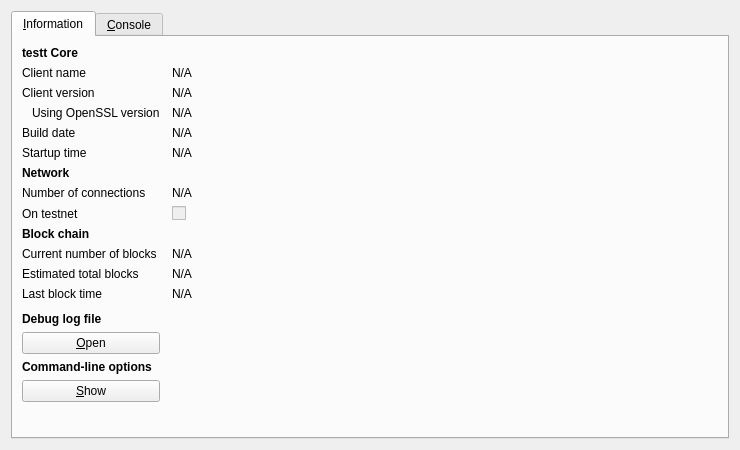
<?xml version="1.0" encoding="UTF-8"?>
<ui version="4.0">
 <class>RPCConsole</class>
 <widget class="QDialog" name="RPCConsole">
  <property name="geometry">
   <rect>
    <x>0</x>
    <y>0</y>
    <width>740</width>
    <height>450</height>
   </rect>
  </property>
  <property name="windowTitle">
   <string>testt - Debug window</string>
  </property>
  <layout class="QVBoxLayout" name="verticalLayout_2">
   <item>
    <widget class="QTabWidget" name="tabWidget">
     <property name="currentIndex">
      <number>0</number>
     </property>
     <widget class="QWidget" name="tab_info">
      <attribute name="title">
       <string>&amp;Information</string>
      </attribute>
      <layout class="QGridLayout" name="gridLayout" columnstretch="0,1">
       <property name="horizontalSpacing">
        <number>12</number>
       </property>
       <item row="0" column="0">
        <widget class="QLabel" name="label_9">
         <property name="font">
          <font>
           <weight>75</weight>
           <bold>true</bold>
          </font>
         </property>
         <property name="text">
          <string>testt Core</string>
         </property>
        </widget>
       </item>
       <item row="1" column="0">
        <widget class="QLabel" name="label_5">
         <property name="text">
          <string>Client name</string>
         </property>
        </widget>
       </item>
       <item row="1" column="1">
        <widget class="QLabel" name="clientName">
         <property name="cursor">
          <cursorShape>IBeamCursor</cursorShape>
         </property>
         <property name="text">
          <string>N/A</string>
         </property>
         <property name="textFormat">
          <enum>Qt::PlainText</enum>
         </property>
         <property name="textInteractionFlags">
          <set>Qt::LinksAccessibleByMouse|Qt::TextSelectableByKeyboard|Qt::TextSelectableByMouse</set>
         </property>
        </widget>
       </item>
       <item row="2" column="0">
        <widget class="QLabel" name="label_6">
         <property name="text">
          <string>Client version</string>
         </property>
        </widget>
       </item>
       <item row="2" column="1">
        <widget class="QLabel" name="clientVersion">
         <property name="cursor">
          <cursorShape>IBeamCursor</cursorShape>
         </property>
         <property name="text">
          <string>N/A</string>
         </property>
         <property name="textFormat">
          <enum>Qt::PlainText</enum>
         </property>
         <property name="textInteractionFlags">
          <set>Qt::LinksAccessibleByMouse|Qt::TextSelectableByKeyboard|Qt::TextSelectableByMouse</set>
         </property>
        </widget>
       </item>
       <item row="3" column="0">
        <widget class="QLabel" name="label_14">
         <property name="text">
          <string>Using OpenSSL version</string>
         </property>
         <property name="indent">
          <number>10</number>
         </property>
        </widget>
       </item>
       <item row="3" column="1">
        <widget class="QLabel" name="openSSLVersion">
         <property name="cursor">
          <cursorShape>IBeamCursor</cursorShape>
         </property>
         <property name="text">
          <string>N/A</string>
         </property>
         <property name="textFormat">
          <enum>Qt::PlainText</enum>
         </property>
         <property name="textInteractionFlags">
          <set>Qt::LinksAccessibleByMouse|Qt::TextSelectableByKeyboard|Qt::TextSelectableByMouse</set>
         </property>
        </widget>
       </item>
       <item row="4" column="0">
        <widget class="QLabel" name="label_12">
         <property name="text">
          <string>Build date</string>
         </property>
        </widget>
       </item>
       <item row="4" column="1">
        <widget class="QLabel" name="buildDate">
         <property name="cursor">
          <cursorShape>IBeamCursor</cursorShape>
         </property>
         <property name="text">
          <string>N/A</string>
         </property>
         <property name="textFormat">
          <enum>Qt::PlainText</enum>
         </property>
         <property name="textInteractionFlags">
          <set>Qt::LinksAccessibleByMouse|Qt::TextSelectableByKeyboard|Qt::TextSelectableByMouse</set>
         </property>
        </widget>
       </item>
       <item row="5" column="0">
        <widget class="QLabel" name="label_13">
         <property name="text">
          <string>Startup time</string>
         </property>
        </widget>
       </item>
       <item row="5" column="1">
        <widget class="QLabel" name="startupTime">
         <property name="cursor">
          <cursorShape>IBeamCursor</cursorShape>
         </property>
         <property name="text">
          <string>N/A</string>
         </property>
         <property name="textFormat">
          <enum>Qt::PlainText</enum>
         </property>
         <property name="textInteractionFlags">
          <set>Qt::LinksAccessibleByMouse|Qt::TextSelectableByKeyboard|Qt::TextSelectableByMouse</set>
         </property>
        </widget>
       </item>
       <item row="6" column="0">
        <widget class="QLabel" name="label_11">
         <property name="font">
          <font>
           <weight>75</weight>
           <bold>true</bold>
          </font>
         </property>
         <property name="text">
          <string>Network</string>
         </property>
        </widget>
       </item>
       <item row="7" column="0">
        <widget class="QLabel" name="label_7">
         <property name="text">
          <string>Number of connections</string>
         </property>
        </widget>
       </item>
       <item row="7" column="1">
        <widget class="QLabel" name="numberOfConnections">
         <property name="cursor">
          <cursorShape>IBeamCursor</cursorShape>
         </property>
         <property name="text">
          <string>N/A</string>
         </property>
         <property name="textFormat">
          <enum>Qt::PlainText</enum>
         </property>
         <property name="textInteractionFlags">
          <set>Qt::LinksAccessibleByMouse|Qt::TextSelectableByKeyboard|Qt::TextSelectableByMouse</set>
         </property>
        </widget>
       </item>
       <item row="8" column="0">
        <widget class="QLabel" name="label_8">
         <property name="text">
          <string>On testnet</string>
         </property>
        </widget>
       </item>
       <item row="8" column="1">
        <widget class="QCheckBox" name="isTestNet">
         <property name="enabled">
          <bool>false</bool>
         </property>
         <property name="text">
          <string/>
         </property>
        </widget>
       </item>
       <item row="9" column="0">
        <widget class="QLabel" name="label_10">
         <property name="font">
          <font>
           <weight>75</weight>
           <bold>true</bold>
          </font>
         </property>
         <property name="text">
          <string>Block chain</string>
         </property>
        </widget>
       </item>
       <item row="10" column="0">
        <widget class="QLabel" name="label_3">
         <property name="text">
          <string>Current number of blocks</string>
         </property>
        </widget>
       </item>
       <item row="10" column="1">
        <widget class="QLabel" name="numberOfBlocks">
         <property name="cursor">
          <cursorShape>IBeamCursor</cursorShape>
         </property>
         <property name="text">
          <string>N/A</string>
         </property>
         <property name="textFormat">
          <enum>Qt::PlainText</enum>
         </property>
         <property name="textInteractionFlags">
          <set>Qt::LinksAccessibleByMouse|Qt::TextSelectableByKeyboard|Qt::TextSelectableByMouse</set>
         </property>
        </widget>
       </item>
       <item row="11" column="0">
        <widget class="QLabel" name="label_4">
         <property name="text">
          <string>Estimated total blocks</string>
         </property>
        </widget>
       </item>
       <item row="11" column="1">
        <widget class="QLabel" name="totalBlocks">
         <property name="cursor">
          <cursorShape>IBeamCursor</cursorShape>
         </property>
         <property name="text">
          <string>N/A</string>
         </property>
         <property name="textFormat">
          <enum>Qt::PlainText</enum>
         </property>
         <property name="textInteractionFlags">
          <set>Qt::LinksAccessibleByMouse|Qt::TextSelectableByKeyboard|Qt::TextSelectableByMouse</set>
         </property>
        </widget>
       </item>
       <item row="12" column="0">
        <widget class="QLabel" name="label_2">
         <property name="text">
          <string>Last block time</string>
         </property>
        </widget>
       </item>
       <item row="12" column="1">
        <widget class="QLabel" name="lastBlockTime">
         <property name="cursor">
          <cursorShape>IBeamCursor</cursorShape>
         </property>
         <property name="text">
          <string>N/A</string>
         </property>
         <property name="textFormat">
          <enum>Qt::PlainText</enum>
         </property>
         <property name="textInteractionFlags">
          <set>Qt::LinksAccessibleByMouse|Qt::TextSelectableByKeyboard|Qt::TextSelectableByMouse</set>
         </property>
        </widget>
       </item>
       <item row="13" column="0">
        <spacer name="verticalSpacer_2">
         <property name="orientation">
          <enum>Qt::Vertical</enum>
         </property>
         <property name="sizeHint" stdset="0">
          <size>
           <width>20</width>
           <height>20</height>
          </size>
         </property>
        </spacer>
       </item>
       <item row="14" column="0">
        <widget class="QLabel" name="labelDebugLogfile">
         <property name="font">
          <font>
           <weight>75</weight>
           <bold>true</bold>
          </font>
         </property>
         <property name="text">
          <string>Debug log file</string>
         </property>
        </widget>
       </item>
       <item row="15" column="0">
        <widget class="QPushButton" name="openDebugLogfileButton">
         <property name="toolTip">
          <string>Open the testt debug log file from the current data directory. This can take a few seconds for large log files.</string>
         </property>
         <property name="text">
          <string>&amp;Open</string>
         </property>
         <property name="autoDefault">
          <bool>false</bool>
         </property>
        </widget>
       </item>
       <item row="16" column="0">
        <widget class="QLabel" name="labelCLOptions">
         <property name="font">
          <font>
           <weight>75</weight>
           <bold>true</bold>
          </font>
         </property>
         <property name="text">
          <string>Command-line options</string>
         </property>
        </widget>
       </item>
       <item row="17" column="0">
        <widget class="QPushButton" name="showCLOptionsButton">
         <property name="toolTip">
          <string>Show the testt-Qt help message to get a list with possible testt command-line options.</string>
         </property>
         <property name="text">
          <string>&amp;Show</string>
         </property>
         <property name="autoDefault">
          <bool>false</bool>
         </property>
        </widget>
       </item>
       <item row="18" column="0">
        <spacer name="verticalSpacer">
         <property name="orientation">
          <enum>Qt::Vertical</enum>
         </property>
         <property name="sizeHint" stdset="0">
          <size>
           <width>20</width>
           <height>40</height>
          </size>
         </property>
        </spacer>
       </item>
      </layout>
     </widget>
     <widget class="QWidget" name="tab_console">
      <attribute name="title">
       <string>&amp;Console</string>
      </attribute>
      <layout class="QVBoxLayout" name="verticalLayout_3">
       <property name="spacing">
        <number>3</number>
       </property>
       <item>
        <widget class="QTextEdit" name="messagesWidget">
         <property name="minimumSize">
          <size>
           <width>0</width>
           <height>100</height>
          </size>
         </property>
         <property name="readOnly">
          <bool>true</bool>
         </property>
         <property name="tabKeyNavigation" stdset="0">
          <bool>false</bool>
         </property>
         <property name="columnCount" stdset="0">
          <number>2</number>
         </property>
        </widget>
       </item>
       <item>
        <layout class="QHBoxLayout" name="horizontalLayout">
         <property name="spacing">
          <number>3</number>
         </property>
         <item>
          <widget class="QLabel" name="label">
           <property name="text">
            <string notr="true">&gt;</string>
           </property>
          </widget>
         </item>
         <item>
          <widget class="QLineEdit" name="lineEdit"/>
         </item>
         <item>
          <widget class="QPushButton" name="clearButton">
           <property name="maximumSize">
            <size>
             <width>24</width>
             <height>24</height>
            </size>
           </property>
           <property name="toolTip">
            <string>Clear console</string>
           </property>
           <property name="text">
            <string/>
           </property>
           <property name="icon">
            <iconset resource="../bitcoin.qrc">
             <normaloff>:/icons/remove</normaloff>:/icons/remove</iconset>
           </property>
           <property name="shortcut">
            <string notr="true">Ctrl+L</string>
           </property>
           <property name="autoDefault">
            <bool>false</bool>
           </property>
          </widget>
         </item>
        </layout>
       </item>
      </layout>
     </widget>
    </widget>
   </item>
  </layout>
 </widget>
 <resources>
  <include location="../bitcoin.qrc"/>
 </resources>
 <connections/>
</ui>
